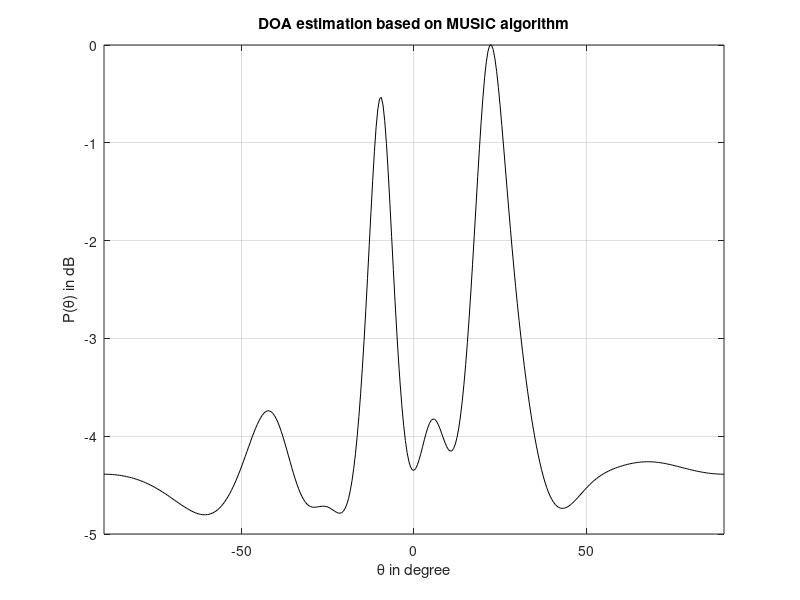
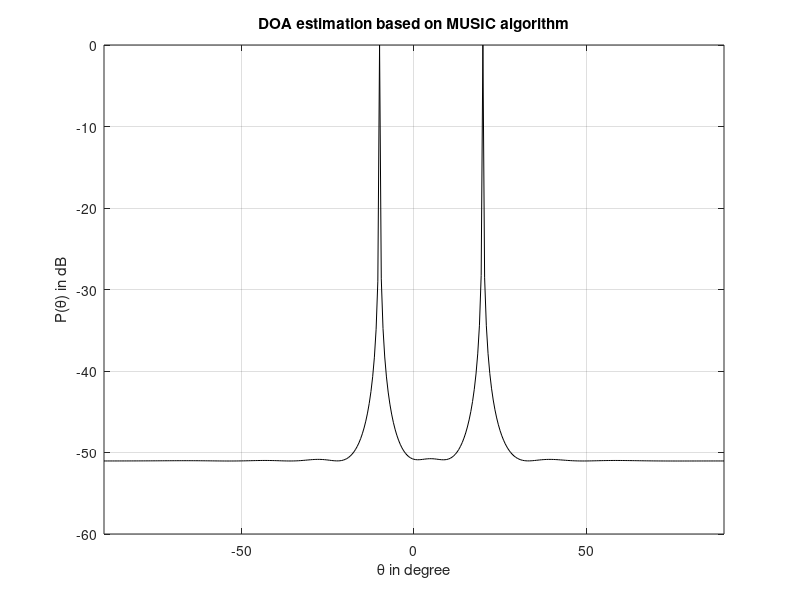

Here is the MATLAB script that generated these plots, in order:
%MUSIC Algorithm for DOA
clc;
clear;

azimuth = [-10 20]/180*pi;
doa = azimuth;

N = 4500;
f = 2*10^9;
snr=5;
w = 2*pi*f*[1 1]'; %Angular frequency
M = 10;             %Number of array elements
P = length(w);      %Number of signal
lambda = 150/1000;  %Wavelength
d = lambda/2;       %Element spacing
D = zeros(P,M);     %Creating a zero matrix with P rows and M columns

for k=1:P
  D(k,:) = exp(-1i*2*pi*d*sin(doa(k))/lambda*(0:M-1));
end
D=D';
%Generating Signals and Noise
Xs = 2*exp(1i*(w*(1:N))); %Generating the signal
X = D*Xs;
X = awgn(X,snr); %Insert gaussian White Noise
R = X*X';
[N,V] = eig(R);     %Find Eigenvalues and Eigenvectors of R
NN = N(:,1:M-P);    %Estimate Noise subspace

%Theta search for peak finding
theta = -90:0.5:90; %peak search
Pmusic = zeros(length(theta),1); %P music function
for ii=1:length(theta)
    SS = zeros(1,length(M));
    for jj=0:M-1
        SS(1+jj) = exp(-1i*2*jj*pi*d*sin(theta(ii)/180*pi)/lambda);
    end
    PP = SS*(NN*NN')*SS';
    Pmusic(ii) = abs(1/PP);
end
%%Plotting the results of theta and Pmusic function
figure;
Pmusic = 10*log10(Pmusic/max(Pmusic));
plot(theta,Pmusic,'-k');
xlabel('\theta in degree');
ylabel('P(\theta) in dB');
title('DOA estimation based on MUSIC algorithm');
xlim([-90 90]);
grid on;


%Modification in MUSIC Algorithm for Coherent Sources
J = fliplr(eye(M)); %anti Matrix
R = R+J*conj(R)*J;  %Modified R matrix
[N,V] = eig(R);     %Find Eigenvalues and Eigenvectors of R
NN = N(:,1:M-P);    %Estimate Noise subspace

%Theta search for peak finding
theta = -90:0.5:90; %peak search
Pmusic = zeros(length(theta),1); %P music function
for ii=1:length(theta)
    SS = zeros(1,length(M));
    for jj=0:M-1
        SS(1+jj) = exp(-1i*2*jj*pi*d*sin(theta(ii)/180*pi)/lambda);
    end
    PP = SS*(NN*NN')*SS';
    Pmusic(ii) = abs(1/PP);
end
%%Plotting the results of theta and Pmusic function
figure;
Pmusic = 10*log10(Pmusic/max(Pmusic));
plot(theta,Pmusic,'-k');
xlabel('\theta in degree');
ylabel('P(\theta) in dB');
title('DOA estimation based on MUSIC algorithm');
xlim([-90 90]);
grid on;